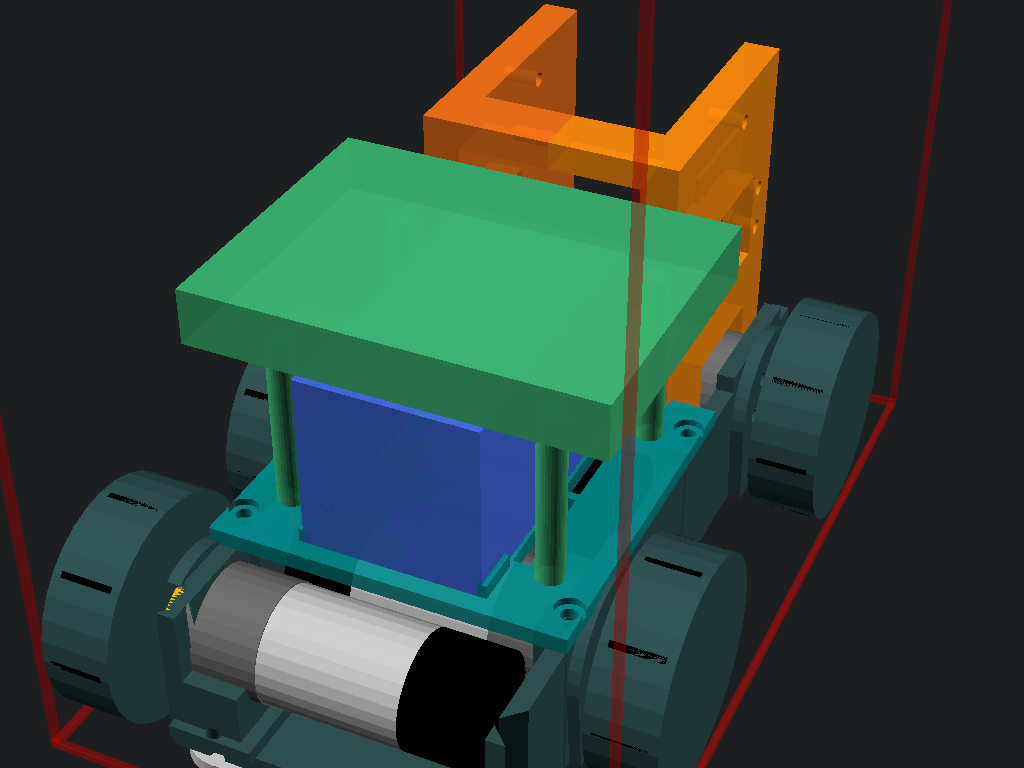
#> input picture 3D_Models/preview_full_assembly_slim120_iso.png, 1024 x 768 px, found by its file name
$ python generate_slim120_infographic.py
#> lines starting #> are read from the running program, lines starting #| are printed output that depends on the picture
"""
Generate Comprehensive Presentation Infographic for Ultra-Slim 120 Omni Chassis Base
File: presentation_chassis_slim120_omni.png
"""

import os
from PIL import Image, ImageDraw, ImageFont

BASE_DIR = r"C:\Users\vuasu\.gemini\antigravity\scratch\ORC_K2_Robot_SacHoaTriAn"
MODELS_DIR = os.path.join(BASE_DIR, "3D_Models")

img_iso_path = os.path.join(MODELS_DIR, "preview_full_assembly_slim120_iso.png")
img_top_path = os.path.join(MODELS_DIR, "preview_full_assembly_slim120_top.png")
img_bot_path = os.path.join(MODELS_DIR, "preview_chassis_slim120_bottom.png")

im_iso = Image.open(img_iso_path).resize((900, 675), Image.Resampling.LANCZOS)
im_top = Image.open(img_top_path).resize((700, 330), Image.Resampling.LANCZOS)
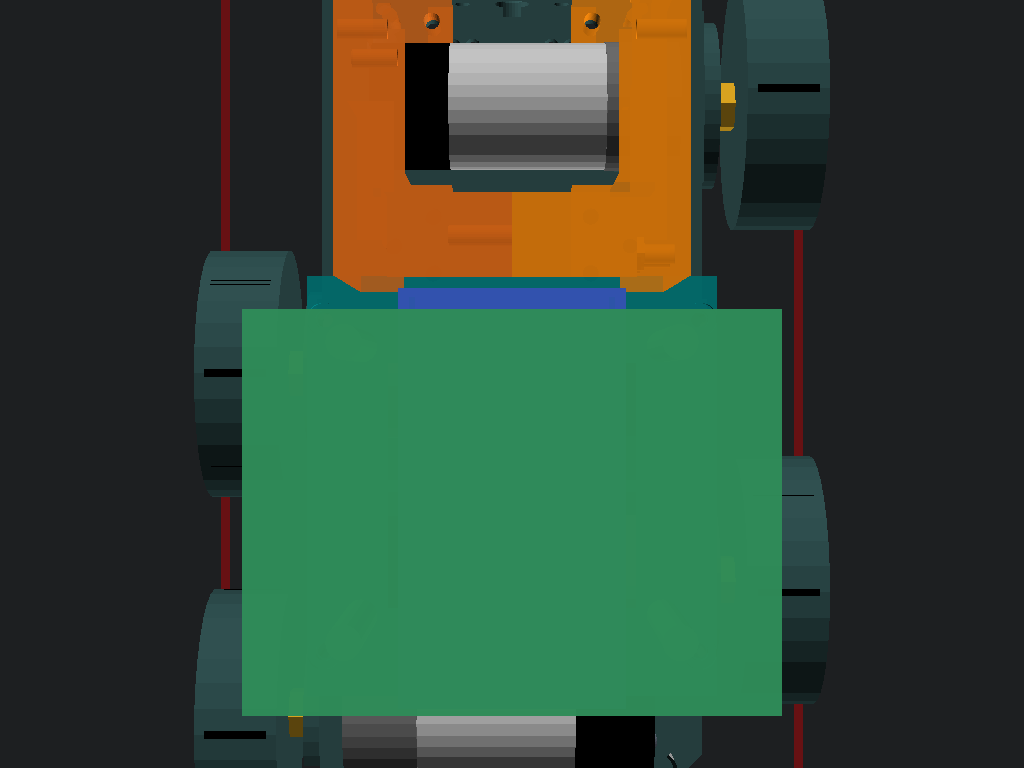
#> input picture 3D_Models/preview_full_assembly_slim120_top.png, 1024 x 768 px, found by its file name
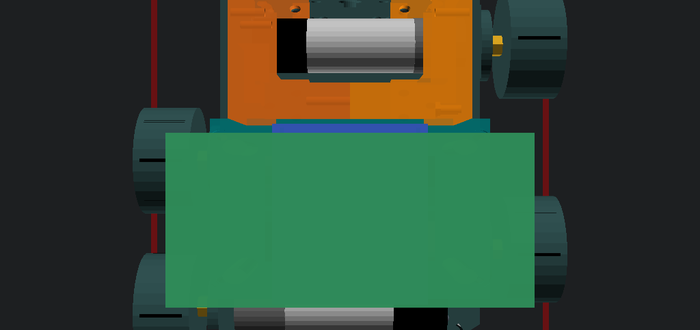
#> im_top: PIL image 700x330 RGB; mean R, G, B 51.5, 73.3, 54.2
im_bot = Image.open(img_bot_path).resize((700, 330), Image.Resampling.LANCZOS)
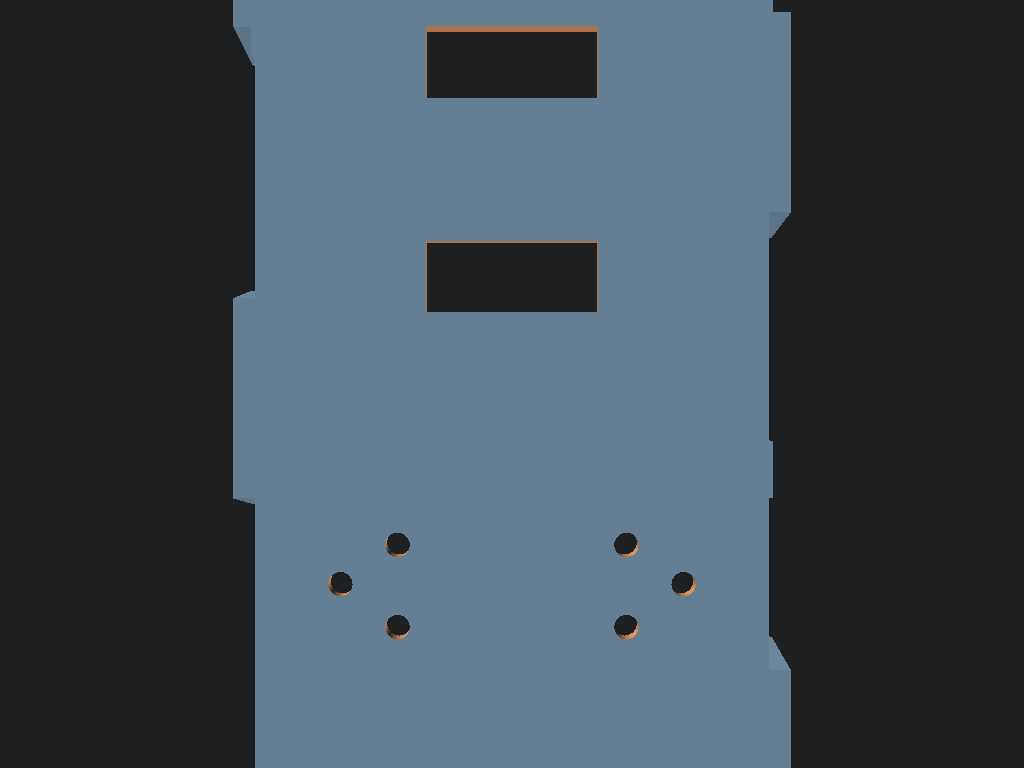
#> input picture 3D_Models/preview_chassis_slim120_bottom.png, 1024 x 768 px, found by its file name
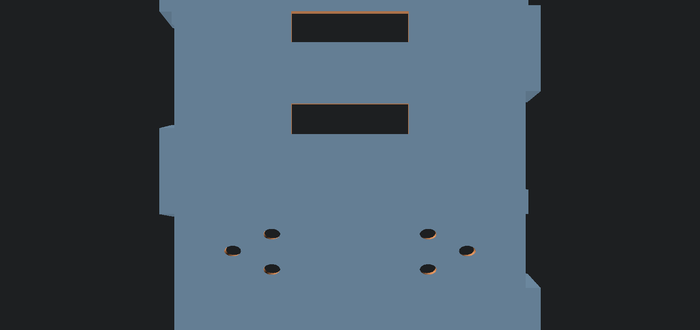
#> im_bot: PIL image 700x330 RGB; mean R, G, B 63.7, 77.2, 88.8

# Canvas: 1650 x 920
canvas = Image.new("RGB", (1650, 920), (16, 20, 26))
draw = ImageDraw.Draw(canvas)

# Paste panels
canvas.paste(im_iso, (25, 180))
canvas.paste(im_top, (935, 180))
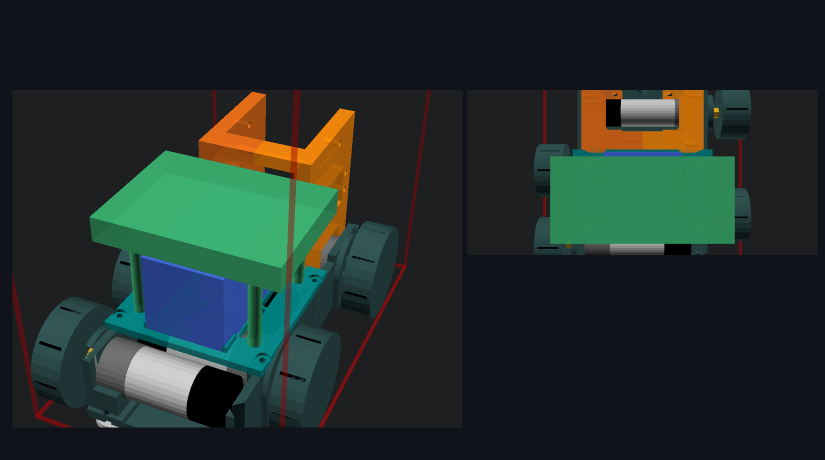
#> canvas: PIL image 1650x920 RGB (shown at 1/2 size); mean R, G, B 34.2, 47, 43.2
canvas.paste(im_bot, (935, 525))
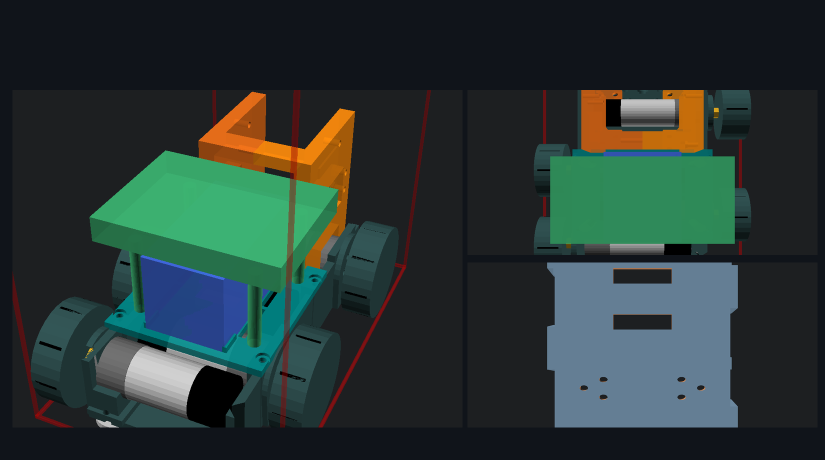
#> canvas: PIL image 1650x920 RGB (shown at 1/2 size); mean R, G, B 41.5, 55.7, 52.8

# Fonts
try:
    font_title = ImageFont.truetype("arialbd.ttf", 30)
    font_sub = ImageFont.truetype("arial.ttf", 18)
    font_header = ImageFont.truetype("arialbd.ttf", 20)
    font_body = ImageFont.truetype("arial.ttf", 15)
    font_badge = ImageFont.truetype("arialbd.ttf", 14)
except Exception:
    font_title = ImageFont.load_default()
    font_sub = font_title
    font_header = font_title
    font_body = font_title
    font_badge = font_title

# Title Banner
draw.rectangle([(0, 0), (1650, 140)], fill=(24, 30, 40))
draw.line([(0, 140), (1650, 140)], fill=(0, 200, 255), width=3)

draw.text((825, 35), "ORC-K2 PRO: KHUNG GẦM ULTRA-SLIM 120 (TỔNG TRỤC X < 120MM)", fill=(255, 255, 255), font=font_title, anchor="mt")
draw.text((825, 80), "BỐ TRÍ ĐỘNG CƠ ZIGZAG ĐAN CHÉO ĐUÔI + TÍCH HỢP 4 ĐIỂM TỰA TRỢ LỰC CHỐNG CHÚI / BẬP BÊNH", fill=(0, 210, 255), font=font_sub, anchor="mt")
draw.text((825, 110), "TỔNG PHỦ BÌ XE CẢ BÁNH: 116.0 MM <= 118.0 MM < 120.0 MM (PASS 100% QUI ĐỊNH)", fill=(120, 255, 160), font=font_badge, anchor="mt")

# Left Panel Box (Full Assembly)
draw.rectangle([(20, 155), (930, 890)], outline=(60, 75, 95), width=2)
draw.rectangle([(25, 160), (925, 195)], fill=(30, 40, 55))
draw.text((475, 178), "PHỐI CẢNH 3D LẮP RÁP TỔNG THỂ (FULL PACKAGING ISO)", fill=(255, 255, 255), font=font_header, anchor="mm")

# Top Right Box (Top View & X < 120 Dimensioning)
draw.rectangle([(930, 155), (1640, 515)], outline=(60, 75, 95), width=2)
draw.rectangle([(935, 160), (1635, 195)], fill=(30, 40, 55))
draw.text((1285, 178), "TOP VIEW: KIỂM CHỨNG TỔNG TRỤC X = 116.0MM < 120.0MM", fill=(120, 255, 160), font=font_header, anchor="mm")

# Bottom Right Box (Underbody & Anti-Tip Caster Balls)
draw.rectangle([(930, 520), (1640, 890)], outline=(60, 75, 95), width=2)
draw.rectangle([(935, 525), (1635, 560)], fill=(30, 40, 55))
draw.text((1285, 543), "MẶT GẦM: 4 CỤM ĐIỂM TỰA TRỢ LỰC CHỐNG BẬP BÊNH / CHỐNG CHÚI", fill=(255, 200, 80), font=font_header, anchor="mm")

# Overlay Badges and Metric Callouts
# Left panel badges:
draw.rectangle([(40, 210), (320, 280)], fill=(20, 26, 36, 220), outline=(0, 200, 255), width=2)
draw.text((50, 222), "• 4x Động cơ GA25 Zigzag", fill=(255, 255, 255), font=font_body)
draw.text((50, 242), "• Tầng 1: Sàn pin 01D 2S2P", fill=(200, 220, 255), font=font_body)
draw.text((50, 262), "• Tầng 2: Bo mạch K2 Hub", fill=(120, 255, 160), font=font_body)

draw.rectangle([(640, 210), (910, 280)], fill=(20, 26, 36, 220), outline=(255, 180, 50), width=2)
draw.text((650, 222), "• Bi trợ lực Caster Ball Ø12", fill=(255, 215, 100), font=font_body)
draw.text((650, 242), "• Triệt tiêu chúi góc trước trái", fill=(255, 255, 255), font=font_body)
draw.text((650, 262), "• Triệt tiêu bập bênh sau phải", fill=(255, 255, 255), font=font_body)

# Top Right metric callouts:
draw.rectangle([(950, 210), (1240, 275)], fill=(20, 30, 45), outline=(0, 255, 180), width=2)
draw.text((960, 220), "Bề rộng thân: 72.0 mm", fill=(255, 255, 255), font=font_body)
draw.text((960, 238), "Bề rộng phủ bì xe: 116.0 mm", fill=(120, 255, 160), font=font_header)
draw.text((960, 258), "Khoảng dư an toàn: 4.0 mm", fill=(200, 220, 255), font=font_body)

# Bottom Right metric callouts:
draw.rectangle([(950, 575), (1330, 640)], fill=(20, 30, 45), outline=(255, 180, 50), width=2)
draw.text((960, 585), "• Gá bi mắt trâu CY-12A / Vấu trượt", fill=(255, 215, 100), font=font_body)
draw.text((960, 603), "• Hốc định vị Ø14mm + 2 lỗ M3 (16mm)", fill=(255, 255, 255), font=font_body)
draw.text((960, 621), "• Đáy phẳng Z=0, FDM 0% Support", fill=(120, 255, 160), font=font_body)

# Footer bar
draw.rectangle([(0, 895), (1650, 920)], fill=(20, 24, 32))
draw.text((825, 907), "ORC K2 STEM Robot Design System • Verified with Trimesh & OpenSCAD • 100% Bambu Lab A1 Mini Compatible", fill=(130, 145, 165), font=font_badge, anchor="mm")

out_infographic = os.path.join(MODELS_DIR, "presentation_chassis_slim120_omni.png")
canvas.save(out_infographic)
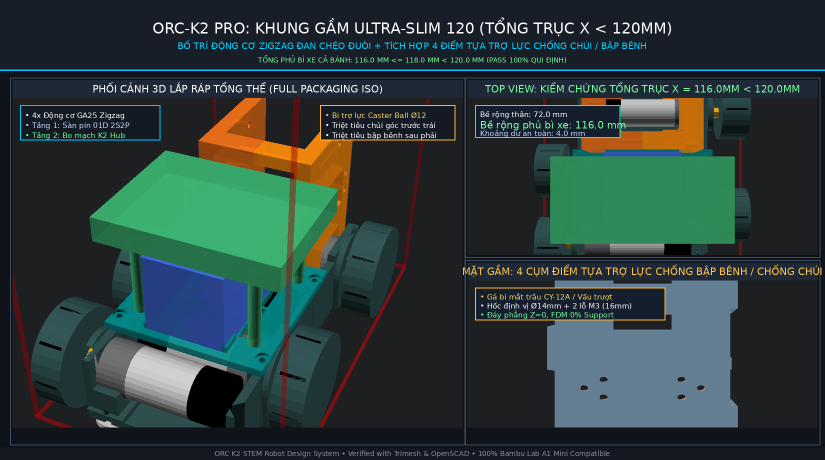
#> saved as presentation_chassis_slim120_omni.png: PIL image 1650x920 RGB (shown at 1/2 size); mean R, G, B 44.4, 61.7, 60.1
print(f"Generated Presentation Infographic: {out_infographic} ({os.path.getsize(out_infographic):,} bytes)")
